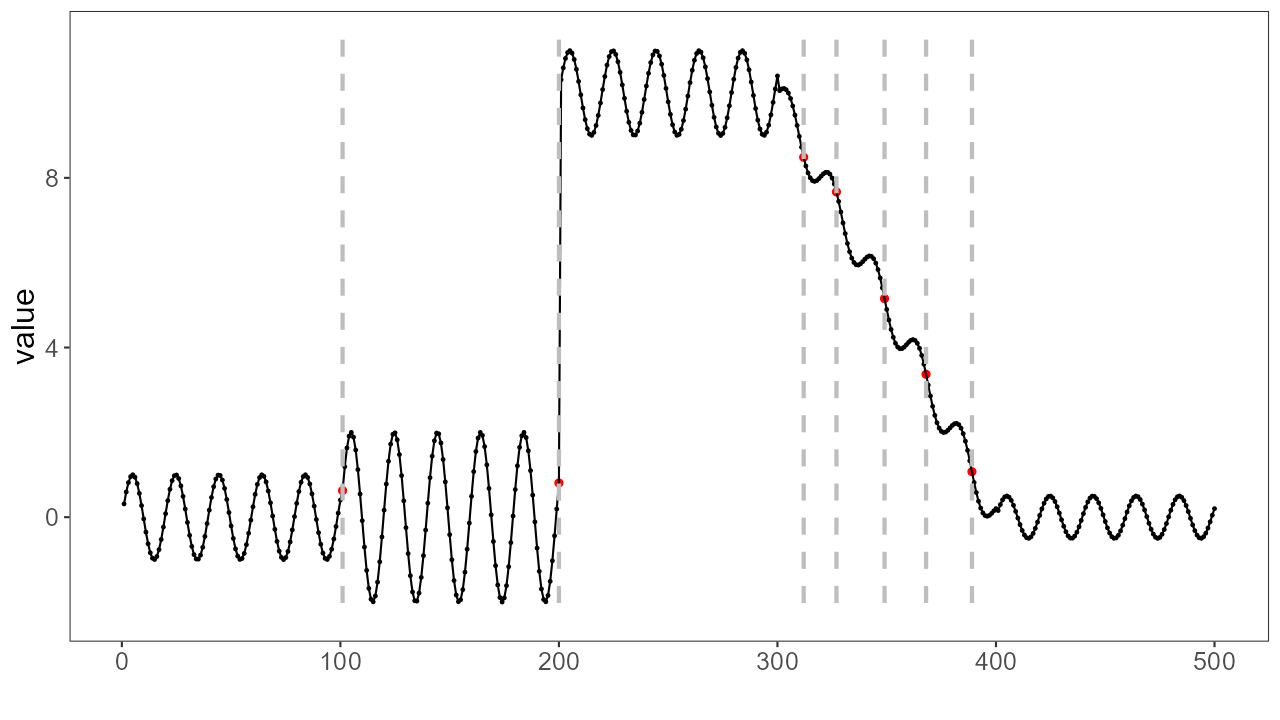

This figure's R source:
source("header.R")
library(daltoolbox)
library(harbinger)

# loading example
data(examples_changepoints)
data <- examples_changepoints$complex

model <- fit(hcp_binseg(Q = 10), data$serie)
detection <- detect(model, data$serie)
print(detection$idx[detection$event])

grf <- har_plot(model, data$serie, detection)
grf <- grf + ylab("value")
grf <- grf + font

save_png(grf, "backup/chap4_binseg.png", 1280, 720)
